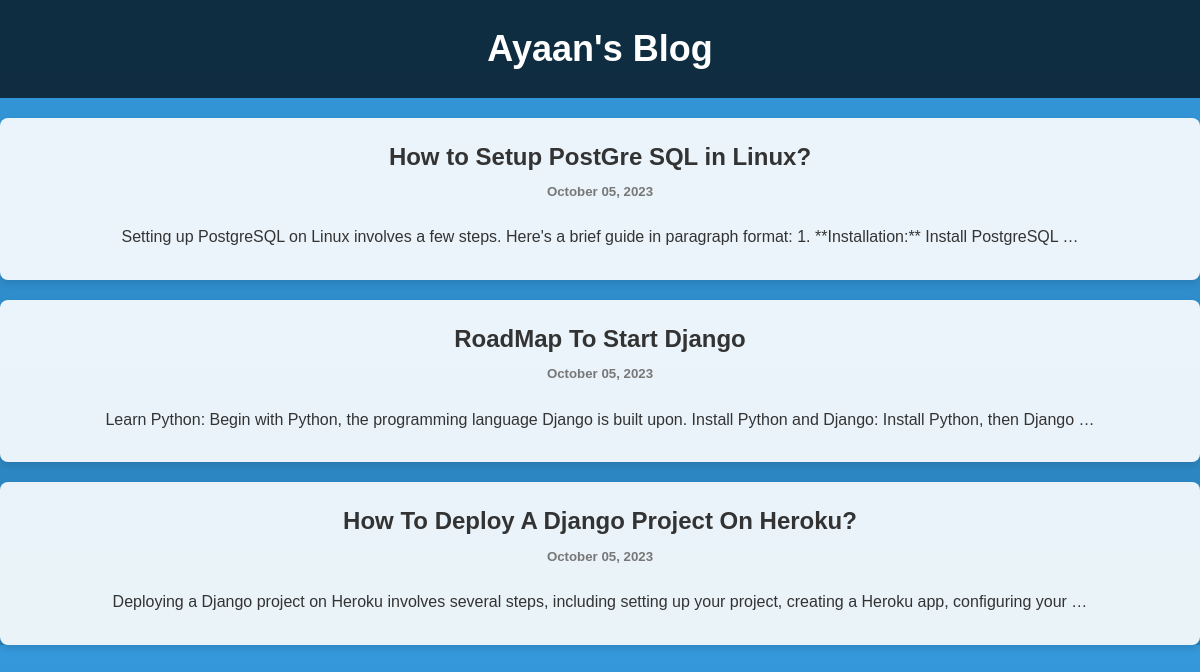
The page / on the database its author committed.
### posts/models.py (models this page shows)
class Post(models.Model): #this will work as a id
    title = models.CharField(max_length=100)
    body = models.CharField(max_length=1000000)
    created_at = models.DateTimeField(default=datetime.now, blank=True)

### posts/views.py (the view)
# urls.py: path("", views.index, name="index"),
def index(request):
    posts = Post.objects.all()
    return render(request, "index.html", {'posts': posts})

### templates/index.html (shortened to what this page needs)
<!DOCTYPE html>
<html>
<head>
</head>
<body>
<div class="header">
  <h2>Ayaan's Blog</h2>
</div>
<div class="row">
  <div class="leftcolumn">
    {% for post in posts reversed %}
    <div class="card">
    <a href='/post/{{post.id}}'>
        <h2>{{post.title}}</h2>
        <h5>{{post.created_at|date:"F d, Y"}}</h5>
        <p>{{post.body|truncatewords:20}}</p>
    </a>
    </div>
    {% endfor %}
  </div>
</div>
</body>
</html>

### templates/index.html (style rules this page uses)
* { box-sizing: border-box; }
body { font-family: Arial, sans-serif; margin: 0; padding: 0; background: linear-gradient(to bottom, #3498db, #2980b9); color: #fff; text-align: center; line-height: 1.6; }
.header { background: rgba(0, 0, 0, 0.7); padding: 20px 0; }
.header h2 { font-size: 36px; margin: 0; color: #fff; }
.leftcolumn { float: left; width: 100%; }
.card { background-color: rgba(255, 255, 255, 0.9); padding: 20px; margin-top: 20px; border-radius: 8px; box-shadow: 0 4px 6px rgba(0, 0, 0, 0.1); transition: transform 0.2s ease-in-out; text-align: center; }
.card a { text-decoration: none; color: #333; }
.card h2 { font-size: 24px; margin: 0; color: #333; text-align: center; }
.card h5 { color: #777; margin-top: 5px; text-align: center; }
.card p { color: #333; margin: 10px 0; text-align: center; }
.row:after { content: ""; display: table; clear: both; }

### rows shown on the page
Post: title "How to Setup PostGre SQL in Linux?", created_at "October 05, 2023", body "Setting up PostgreSQL on Linux involves a few steps. Here's a brief guide in paragraph format: 1. **Installation:** Install PostgreSQL …"
Post: title "RoadMap To Start Django", created_at "October 05, 2023", body "Learn Python: Begin with Python, the programming language Django is built upon. Install Python and Django: Install Python, then Django …"
Post: title "How To Deploy A Django Project On Heroku?", created_at "October 05, 2023", body "Deploying a Django project on Heroku involves several steps, including setting up your project, creating a Heroku app, configuring your …"
